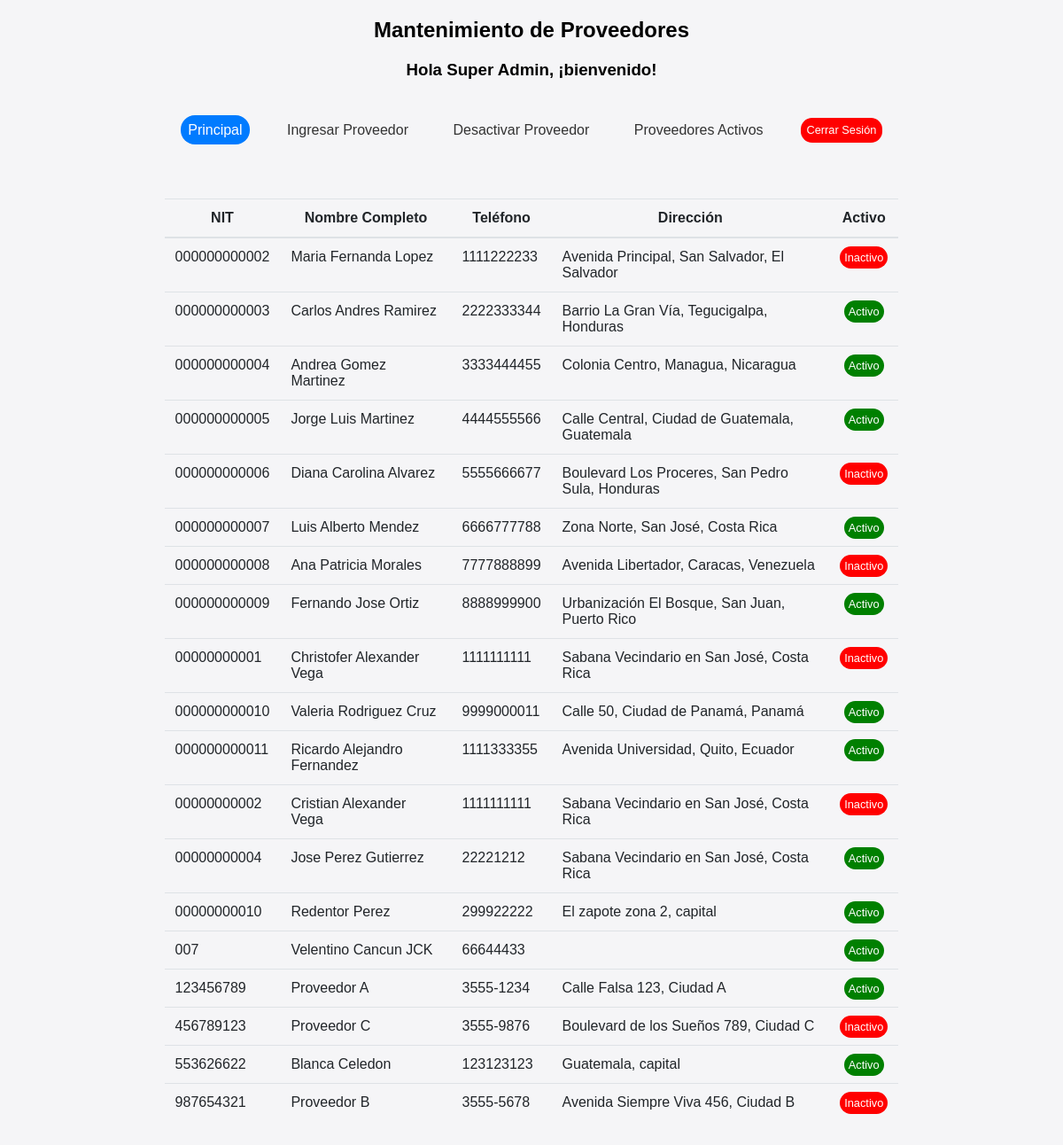
/index.php (signed in), run on the app's committed database.
### tables this page shows
CREATE TABLE IF NOT EXISTS `proveedores` (
  `NIT` varchar(20) NOT NULL,
  `Nombre` varchar(100) NOT NULL,
  `Telefono` varchar(15) NOT NULL,
  `Direccion` varchar(255) NOT NULL,
  `Activo` tinyint(1) NOT NULL DEFAULT '1',
  PRIMARY KEY (`NIT`)
);

### index.php (the view, shortened to what this page needs)
<!DOCTYPE html>
<html lang="es">
<head>
    <link rel="stylesheet" href="./styles/style.css" />
    <link rel="stylesheet" href="./styles/login.css">
</head>
<body>
    <article class="<?= (!isset($_SESSION['loggedin']) == 1) ? 'blurred' : '' ?>">
        <header>
            <h1>Mantenimiento de Proveedores</h1>
            <h3 class="user-name">Hola <span><?= @$_SESSION['full_name']; ?></span>, ¡bienvenido!</h3>
            <?php
            include 'templates/section_menu.php';
            ?>
        </header>
        <div class="container">
            <table class="table">
                <thead>
                    <tr>
                        <th>NIT</th>
                        <th>Nombre Completo</th>
                        <th>Teléfono</th>
                        <th>Dirección</th>
                        <th>Activo</th>
                    </tr>
                </thead>
                <?php
                    include 'conexion.php';
                    $sql = "SELECT NIT, Nombre, Telefono, Direccion, Activo FROM Proveedores";
                    $result = $conn->query($sql);
                    if ($result->num_rows > 0) {
                        echo "<tbody>";
                        while($row = $result->fetch_assoc()) {
                            echo "<tr>";
                            echo "<td>" . $row["NIT"] . "</td>";
                            echo "<td>" . $row["Nombre"] . "</td>";
                            echo "<td>" . $row["Telefono"] . "</td>";
                            echo "<td>" . $row["Direccion"] . "</td>";
                            echo "<td class='status'>" . ($row["Activo"] ? "<span class='status-active'>Activo</span>" : "<span class='status-inactive'>Inactivo</span>") . "</td>";
                            echo "</tr>";
                        }
                        echo "</tbody>";
                        echo "</table>";
                    } else {
                        echo "No hay proveedores disponibles.";
                    }
                ?>
        </div>
    </article>
</body>
</html>

### styles/style.css (style rules this page uses)
body { font-family: Arial, sans-serif; background-color: #f5f5f7; height: 100vh; }
.container { width: 70%; padding: 20px; margin: 0 auto; }
h1, h2, h3 { text-align: center; }
.user-name { animation: colorChange 2s infinite alternate; }
.table { width: 100%; margin-bottom: 1rem; color: #212529; border-collapse: collapse; }
.table th, .table td { padding: 0.75rem; vertical-align: top; border-top: 1px solid #dee2e6; }
.table thead th { vertical-align: bottom; border-bottom: 2px solid #dee2e6; }
.status { text-align: center; }
.status span { padding: 0.4em; color: white; font-size: 0.8em; }
.status-active { background: green; border-radius: 2em; }
.status-inactive { background: red; border-radius: 2em; }

### data on the page
proveedores: NIT "000000000002", Nombre "Maria Fernanda Lopez", Telefono "1111222233", Direccion "Avenida Principal, San Salvador, El Salvador", Activo "Inactivo"
proveedores: NIT "000000000003", Nombre "Carlos Andres Ramirez", Telefono "2222333344", Direccion "Barrio La Gran Vía, Tegucigalpa, Honduras", Activo "Activo"
proveedores: NIT "000000000004", Nombre "Andrea Gomez Martinez", Telefono "3333444455", Direccion "Colonia Centro, Managua, Nicaragua", Activo "Activo"
proveedores: NIT "000000000005", Nombre "Jorge Luis Martinez", Telefono "4444555566", Direccion "Calle Central, Ciudad de Guatemala, Guatemala", Activo "Activo"
proveedores: NIT "000000000006", Nombre "Diana Carolina Alvarez", Telefono "5555666677", Direccion "Boulevard Los Proceres, San Pedro Sula, Honduras", Activo "Inactivo"
proveedores: NIT "000000000007", Nombre "Luis Alberto Mendez", Telefono "6666777788", Direccion "Zona Norte, San José, Costa Rica", Activo "Activo"
proveedores: NIT "000000000008", Nombre "Ana Patricia Morales", Telefono "7777888899", Direccion "Avenida Libertador, Caracas, Venezuela", Activo "Inactivo"
proveedores: NIT "000000000009", Nombre "Fernando Jose Ortiz", Telefono "8888999900", Direccion "Urbanización El Bosque, San Juan, Puerto Rico", Activo "Activo"
proveedores: NIT "00000000001", Nombre "Christofer Alexander Vega", Telefono "1111111111", Direccion "Sabana Vecindario en San José, Costa Rica", Activo "Inactivo"
proveedores: NIT "000000000010", Nombre "Valeria Rodriguez Cruz", Telefono "9999000011", Direccion "Calle 50, Ciudad de Panamá, Panamá", Activo "Activo"
proveedores: NIT "000000000011", Nombre "Ricardo Alejandro Fernandez", Telefono "1111333355", Direccion "Avenida Universidad, Quito, Ecuador", Activo "Activo"
proveedores: NIT "00000000002", Nombre "Cristian Alexander Vega", Telefono "1111111111", Direccion "Sabana Vecindario en San José, Costa Rica", Activo "Inactivo"
proveedores: NIT "00000000004", Nombre "Jose Perez Gutierrez", Telefono "22221212", Direccion "Sabana Vecindario en San José, Costa Rica", Activo "Activo"
proveedores: NIT "00000000010", Nombre "Redentor Perez", Telefono "299922222", Direccion "El zapote zona 2, capital", Activo "Activo"
proveedores: NIT "007", Nombre "Velentino Cancun JCK", Telefono "66644433", Activo "Activo"
proveedores: NIT "123456789", Nombre "Proveedor A", Telefono "3555-1234", Direccion "Calle Falsa 123, Ciudad A", Activo "Activo"
proveedores: NIT "456789123", Nombre "Proveedor C", Telefono "3555-9876", Direccion "Boulevard de los Sueños 789, Ciudad C", Activo "Inactivo"
proveedores: NIT "553626622", Nombre "Blanca Celedon", Telefono "123123123", Direccion "Guatemala, capital", Activo "Activo"
proveedores: NIT "987654321", Nombre "Proveedor B", Telefono "3555-5678", Direccion "Avenida Siempre Viva 456, Ciudad B", Activo "Inactivo"
